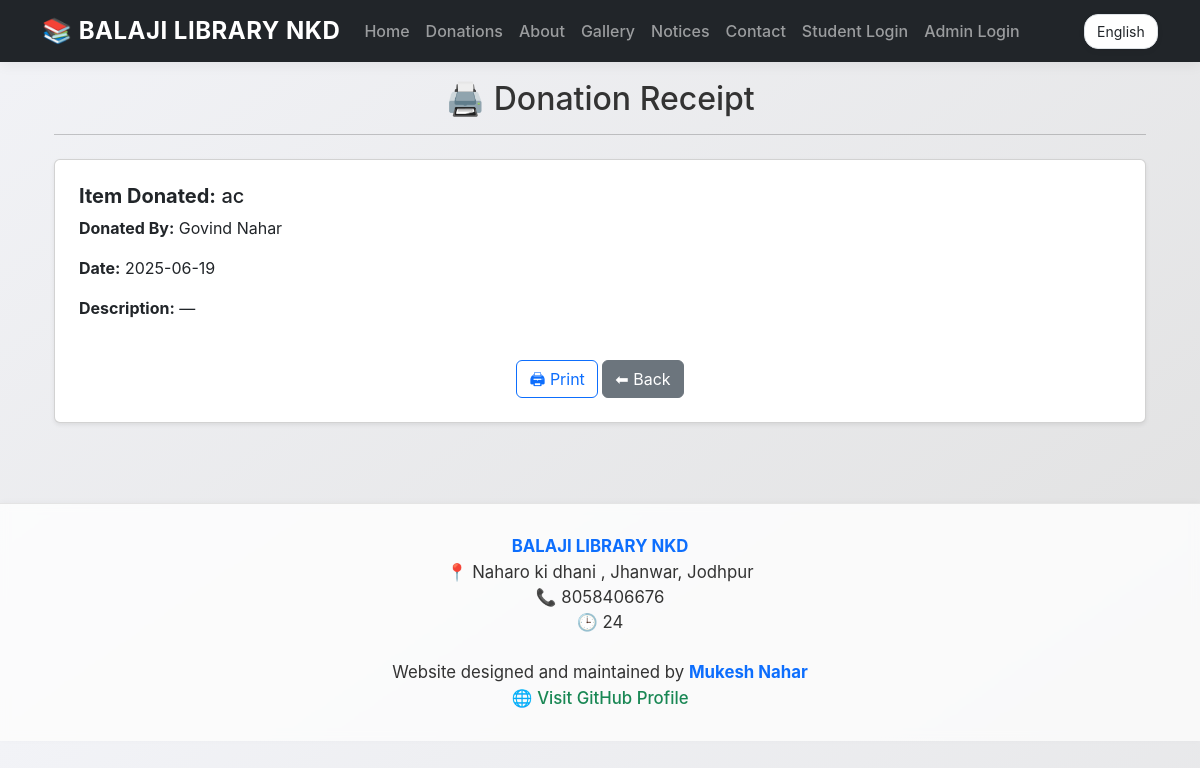
Screenshot of /donation/print/2 with the database file from the repository.
### tables this page shows
CREATE TABLE settings (
    id INTEGER PRIMARY KEY AUTOINCREMENT,
    total_seats INTEGER DEFAULT 60
, library_name TEXT, library_address TEXT, library_phone TEXT, opening_hours TEXT, about TEXT);

CREATE TABLE donations (
    id INTEGER PRIMARY KEY AUTOINCREMENT,
    name TEXT NOT NULL,
    date TEXT NOT NULL,
    item TEXT NOT NULL,
    description TEXT,
    photo TEXT
, is_deleted INTEGER DEFAULT 0);

### app.py (the view)
@app.route('/donation/print/<int:donation_id>')
def print_donation(donation_id):
    conn = sqlite3.connect(DB_PATH)
    conn.row_factory = sqlite3.Row
    cur = conn.cursor()
    cur.execute("SELECT * FROM donations WHERE id = ?", (donation_id,))
    donation = cur.fetchone()
    conn.close()
    if not donation:
        flash("Donation not found.", "warning")
        return redirect(url_for('donations'))
    return render_template('print_donation.html', donation=donation)

### app.py (called while the page is built)
@app.context_processor
def inject_library_settings():
    conn = sqlite3.connect(DB_PATH)
    conn.row_factory = sqlite3.Row
    cur = conn.cursor()
    cur.execute("SELECT * FROM settings LIMIT 1")
    settings = cur.fetchone()
    conn.close()
    return dict(library_settings=settings)

### templates/print_donation.html (shortened to what this page needs)
{% extends "layout.html" %}
{% block content %}
<div class="container my-5">
  <div class="text-center mb-4">
    <h2>🖨️ Donation Receipt</h2>
    <hr>
  </div>
  <div class="card shadow-sm p-4">
    <h5><strong>Item Donated:</strong> {{ donation['item'] }}</h5>
    <p><strong>Donated By:</strong> {{ donation['name'] }}</p>
    <p><strong>Date:</strong> {{ donation['date'] }}</p>
    <p><strong>Description:</strong> {{ donation['description'] or '—' }}</p>
    <div class="text-center mt-4">
      <button onclick="window.print()" class="btn btn-outline-primary">🖨 Print</button>
      <a href="{{ url_for('donations') }}" class="btn btn-secondary">⬅ Back</a>
    </div>
  </div>
</div>
{% endblock %}

### templates/layout.html (shortened to what this page needs)
<!DOCTYPE html>
<html lang="en">
<head>
  <link href="https://cdn.jsdelivr.net/npm/bootstrap@5.3.2/dist/css/bootstrap.min.css" rel="stylesheet">
</head>
<body>
<nav class="navbar navbar-expand-lg navbar-dark bg-dark fixed-top">
  <div class="container">
    <a class="navbar-brand fw-bold" href="{{ url_for('index') }}">
      📚 {{ library_settings.library_name or 'Balaji Library' }}
    </a>
    <div class="collapse navbar-collapse" id="navbarNav">
      <ul class="navbar-nav me-auto mb-2 mb-lg-0">
        <li class="nav-item"><a class="nav-link" href="{{ url_for('index') }}">Home</a></li>
        <li class="nav-item"><a class="nav-link" href="{{ url_for('donations') }}"> Donations</a></li>
        <li class="nav-item"><a class="nav-link" href="{{ url_for('about') }}">About</a></li>
        <li class="nav-item"><a class="nav-link" href="{{ url_for('gallery') }}">Gallery</a></li>
        <li class="nav-item"><a class="nav-link" href="{{ url_for('notice_board') }}"> Notices</a></li>
        <li class="nav-item"><a class="nav-link" href="{{ url_for('contact') }}">Contact</a></li>
        {% if session.get('admin') %}
        <li class="nav-item"><a class="nav-link" href="{{ url_for('dashboard') }}">Dashboard</a></li>
        <li class="nav-item"><a class="nav-link" href="{{ url_for('logout') }}">Logout</a></li>
        {% elif session.get('student') %}
        <li class="nav-item"><a class="nav-link" href="{{ url_for('logout') }}">Logout</a></li>
        {% else %}
        <li class="nav-item"><a class="nav-link" href="{{ url_for('student_login') }}">Student Login</a></li>
        <li class="nav-item"><a class="nav-link" href="{{ url_for('admin_login') }}">Admin Login</a></li>
        {% endif %}
      </ul>
      <div class="lang-switcher d-flex align-items-center">
        <form method="POST" action="{{ url_for('set_language') }}">
          <select name="lang" onchange="this.form.submit()" class="form-select form-select-sm">
            <option value="en" {% if session.get('lang') == 'en' %}selected{% endif %}>English</option>
          </select>
        </form>
      </div>
    </div>
  </div>
</nav>
<div class="container" style="margin-top: 80px;">
  {% block content %}
  {% endblock %}
</div>
<footer>
  <strong>{{ library_settings.library_name or 'Balaji Library' }}</strong><br>
  📍 {{ library_settings.library_address or 'Address not set' }}<br>
  📞 {{ library_settings.library_phone or 'Phone not set' }}<br>
  🕒 {{ library_settings.opening_hours or 'Timing not set' }}<br>
  <br>
   Website designed and maintained by <strong>Mukesh Nahar</strong><br>
  🌐 <a href="https://github.com/mu119" target="_blank">Visit GitHub Profile</a>
</footer>
</body>
</html>

### templates/layout.html (style rules this page uses)
body { font-family: "SF Pro Display", -apple-system, BlinkMacSystemFont, "Segoe UI", Roboto, Oxygen, Ubuntu, Cantarell, sans-serif; background: linear-gradient(145deg, #f2f3f7, #e0e0e0); color: #333; }
.navbar { box-shadow: 0 4px 12px rgba(0, 0, 0, 0.05); backdrop-filter: blur(10px); background: rgba(0, 0, 0, 0.8); }
.navbar-brand { font-weight: 700; font-size: 1.5rem; letter-spacing: 0.5px; }
.nav-link { font-weight: 500; padding: 8px 16px; border-radius: 12px; transition: background 0.3s ease; }
.lang-switcher select { border-radius: 14px; padding: 6px 12px; background: #fff; border: 1px solid #dee2e6; box-shadow: 0 2px 6px rgba(0,0,0,0.05); }
.container { animation: fadeIn 0.4s ease-in-out; }
footer { background: rgba(255, 255, 255, 0.8); backdrop-filter: blur(5px); margin-top: 80px; border-top: 1px solid #e4e4e4; box-shadow: 0 -1px 6px rgba(0, 0, 0, 0.03); padding: 30px 0; font-size: 1.05rem; text-align: center; }
footer strong { color: #0d6efd; }
footer a { color: #198754; text-decoration: none; font-weight: 500; }

### rows the page displays
settings: library_name "BALAJI LIBRARY NKD", library_address "Naharo ki dhani , Jhanwar, Jodhpur", library_phone "8058406676", opening_hours "24"
donations: item "ac", name "Govind Nahar", date "2025-06-19", description "—"
